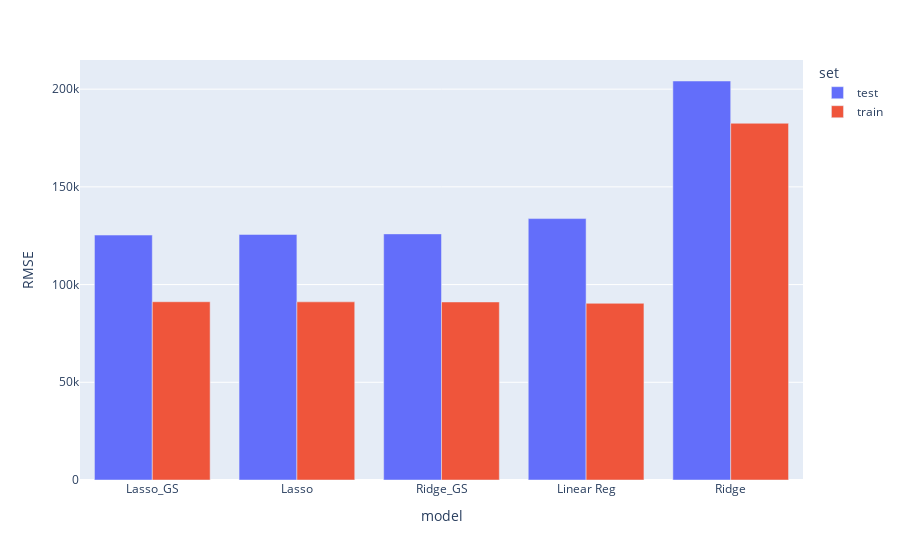

Notebook code for this chart:
### Code cell
scores_df = scores_df.sort_values(by = ['set', 'RMSE'], ascending = True)
px.bar(scores_df, x = "model", y = 'RMSE', color = 'set', barmode = 'group', width = 900)

### Figure 1 — Plotly figure (JSON) as saved in the notebook; plotly's stock layout.template omitted (floating-point values rounded to 4 significant figures)
{"data": [{"alignmentgroup": "True", "hovertemplate": "set=test<br>model=%{x}<br>RMSE=%{y}<extra></extra>", "legendgroup": "test", "marker": {"color": "#636efa", "pattern": {"shape": ""}}, "name": "test", "offsetgroup": "test", "orientation": "v", "showlegend": true, "textposition": "auto", "type": "bar", "x": ["Lasso_GS", "Lasso", "Ridge_GS", "Linear Reg", "Ridge"], "xaxis": "x", "y": [125300.0, 125600.0, 125900.0, 133800.0, 204200.0], "yaxis": "y"}, {"alignmentgroup": "True", "hovertemplate": "set=train<br>model=%{x}<br>RMSE=%{y}<extra></extra>", "legendgroup": "train", "marker": {"color": "#EF553B", "pattern": {"shape": ""}}, "name": "train", "offsetgroup": "train", "orientation": "v", "showlegend": true, "textposition": "auto", "type": "bar", "x": ["Linear Reg", "Ridge_GS", "Lasso", "Lasso_GS", "Ridge"], "xaxis": "x", "y": [90410.0, 91100.0, 91160.0, 91220.0, 182500.0], "yaxis": "y"}], "layout": {"barmode": "group", "legend": {"title": {"text": "set"}, "tracegroupgap": 0}, "margin": {"t": 60}, "width": 900, "xaxis": {"anchor": "y", "domain": [0, 1], "title": {"text": "model"}}, "yaxis": {"anchor": "x", "domain": [0, 1], "title": {"text": "RMSE"}}}}
